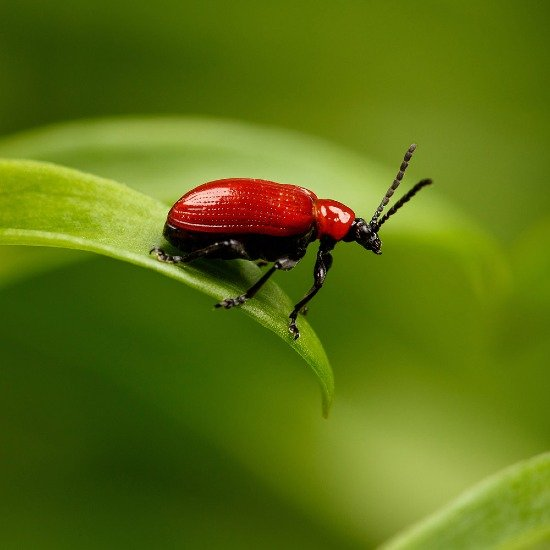
#> input picture image.jpg, 550 x 550 px
$ jupyter execute code.ipynb   (shell and % lines are left out)
#> lines starting #> are read from the running program, lines starting #| are printed output that depends on the picture
<a href="https://colab.research.google.com/github/orannahum/SVD_image_compression/blob/main/code.ipynb" target="_parent"></a>

[cell 1]
import matplotlib.pyplot as plt
import numpy as np
import time

from PIL import Image

[cell 2]
img = Image.open('image.jpg')
#> img is the input picture: PIL image 550x550 RGB; mean R, G, B 91.4, 112.9, 17.7
imggray = img.convert('LA')
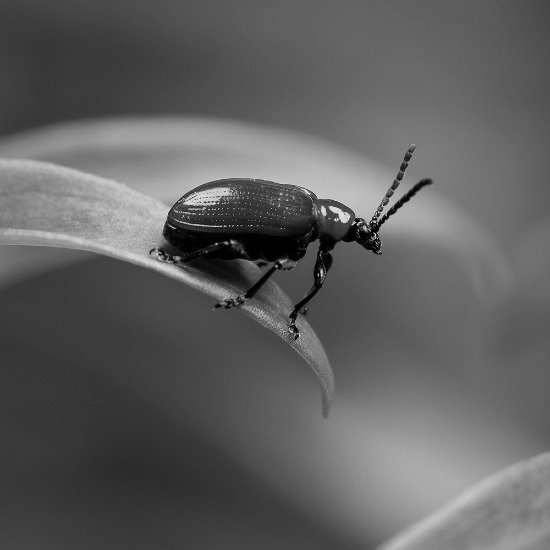
#> imggray: PIL image 550x550 LA; mean R, G, B, A 95.6, 95.6, 95.6, 255
plt.figure(figsize=(9, 6))
plt.imshow(imggray);

[cell 3]
imgmat = np.array(list(imggray.getdata(band=0)), float)
imgmat.shape = (imggray.size[1], imggray.size[0])
imgmat = np.matrix(imgmat)
plt.figure(figsize=(9,6))
plt.imshow(imgmat, cmap='gray');

[cell 4]
U, sigma, V = np.linalg.svd(imgmat)
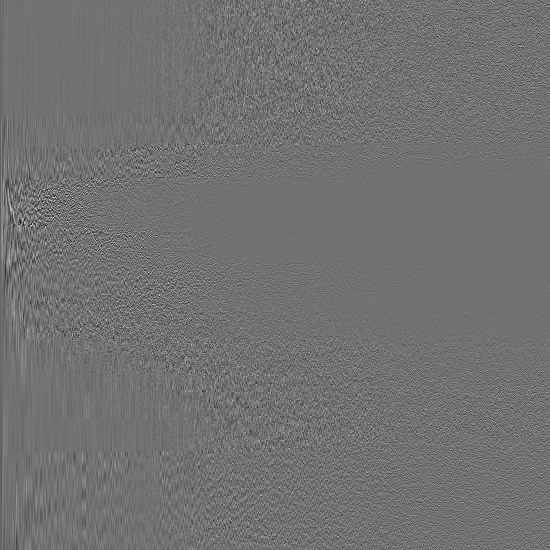
#> U: shape (550, 550) float64; min -0.357, max 0.442, mean -8.35e-05; drawn with min black and max white
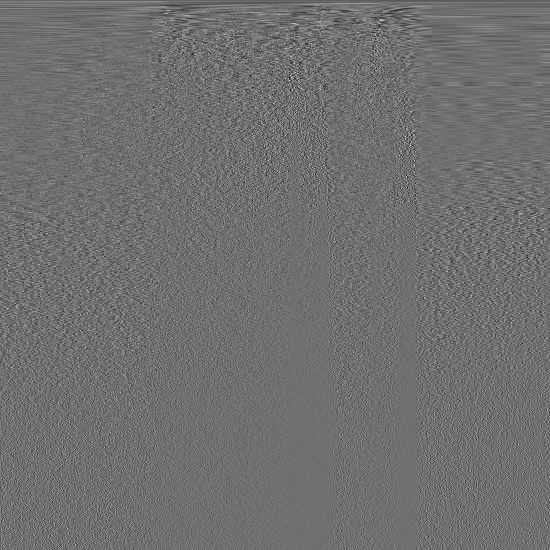
#> V: shape (550, 550) float64; min -0.307, max 0.392, mean -7.54e-05; drawn with min black and max white
#> sigma = 550 values, max 54220.4 at index 0, min 0.00201 at index 549, mean 272.9

[cell 5]
reconstimg = np.matrix(U[:, :1]) * np.diag(sigma[:1]) * np.matrix(V[:1, :])
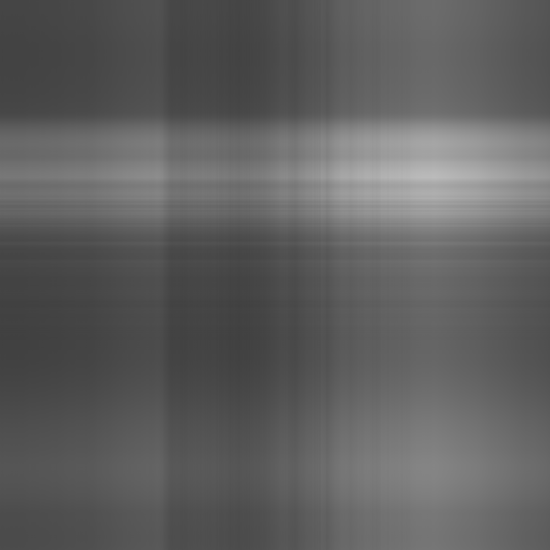
#> reconstimg: shape (550, 550) float64; min 64.37, max 187.4, mean 95.8
plt.imshow(reconstimg, cmap='gray');

[cell 6]
for i in range(2, 4):
    reconstimg = np.matrix(U[:, :i]) * np.diag(sigma[:i]) * np.matrix(V[:i, :])
    plt.imshow(reconstimg, cmap='gray')
    title = "n = %s" % i
    plt.title(title)
    plt.show()
#> this loop made 2 passes
#> pass 1, `reconstimg = np.matrix(U[:, :i]) * np.diag(sigma[:i]) * np.matrix(V[:i..`:
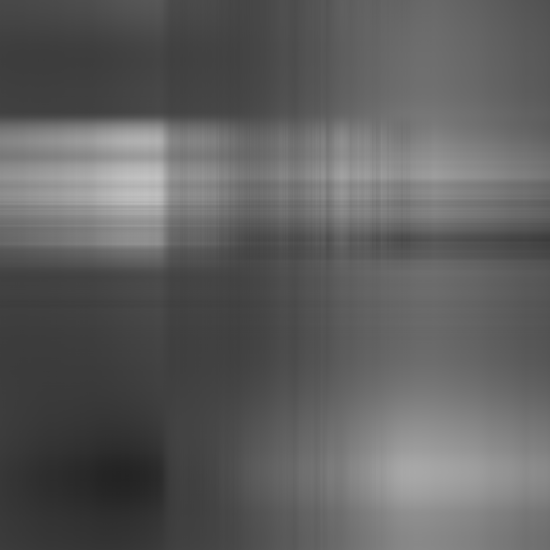
#> reconstimg: shape (550, 550) float64; min 35.31, max 194.4, mean 95.6
#> pass 2, `reconstimg = np.matrix(U[:, :i]) * np.diag(sigma[:i]) * np.matrix(V[:i..`:
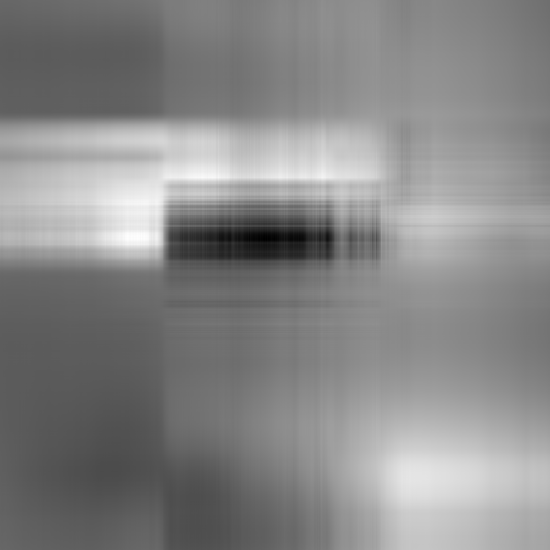
#> reconstimg: shape (550, 550) float64; min -23.2, max 200, mean 95.6; drawn with min black and max white

[cell 7]
for i in range(5, 51, 5):
    reconstimg = np.matrix(U[:, :i]) * np.diag(sigma[:i]) * np.matrix(V[:i, :])
    plt.imshow(reconstimg, cmap='gray')
    title = "n = %s" % i
    plt.title(title)
    plt.show()
#> this loop made 10 passes
#> pass 1, `reconstimg = np.matrix(U[:, :i]) * np.diag(sigma[:i]) * np.matrix(V[:i..`:
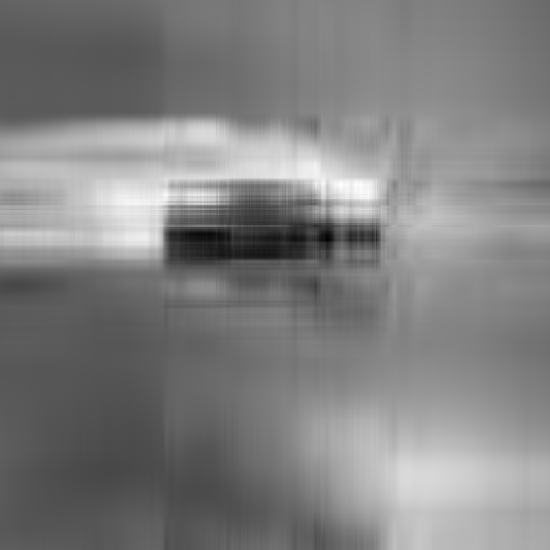
#> reconstimg: shape (550, 550) float64; min -21.82, max 210.4, mean 95.6; drawn with min black and max white
#> pass 2, `reconstimg = np.matrix(U[:, :i]) * np.diag(sigma[:i]) * np.matrix(V[:i..`:
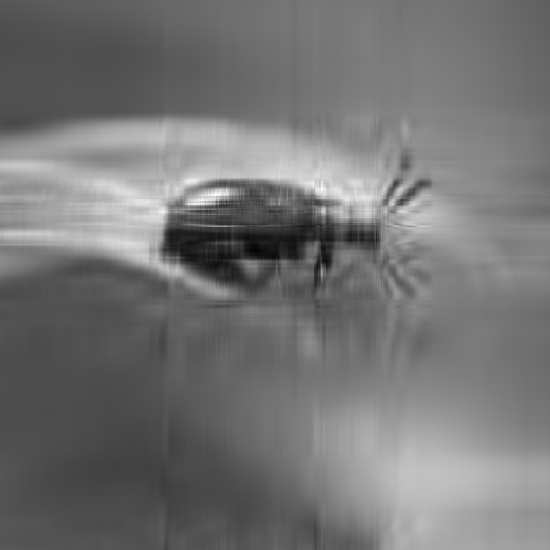
#> reconstimg: shape (550, 550) float64; min -23.23, max 236, mean 95.6; drawn with min black and max white
